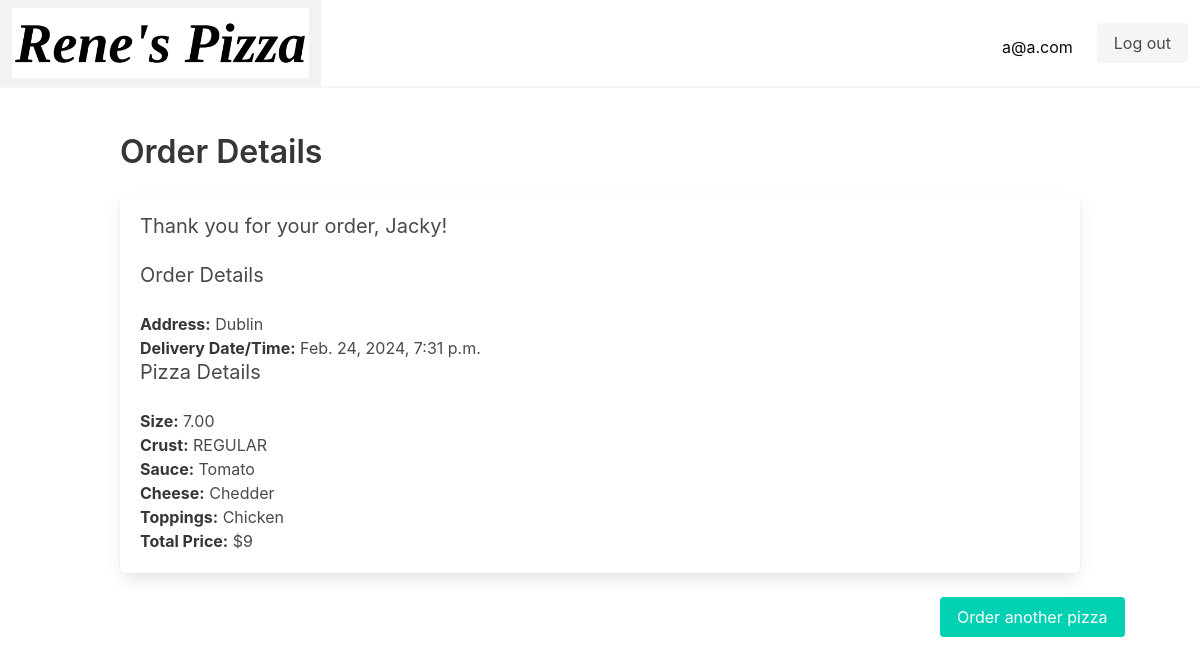
The page /previous_order/2/ (signed in) on the database its author committed.
### pizza/models.py (models this page shows, shortened)
class User(AbstractUser):
    id = models.AutoField(primary_key=True)
    email = models.EmailField('Email', unique=True)
    USERNAME_FIELD = 'email'
    REQUIRED_FIELDS = []
    objects = UserManager()

class Order(models.Model):
    id = models.AutoField(primary_key=True)
    name = models.CharField(max_length=100)
    pizza = models.ForeignKey(Pizza,null=True, on_delete=models.CASCADE)
    address = models.TextField(max_length=150,default="Dublin")
    card_number = models.PositiveBigIntegerField(default=0000000000000000, validators=[validate_length])
    expiry = models.ForeignKey(CardExpiry, on_delete=models.CASCADE)
    cvv = models.IntegerField(default=000, validators=[validate_cvv])
    user = models.ForeignKey(User, on_delete=models.CASCADE, default=1)
    date_ordered = models.DateTimeField(auto_now_add=True)

class Pizza(models.Model):
   id = models.AutoField(primary_key=True)
   pepperoni = models.BooleanField( verbose_name=('Pepperoni'), default=False)
   chicken = models.BooleanField(verbose_name=('Chicken'), default=False,)
   ham = models.BooleanField(verbose_name=('Ham'), default=False)
   pineapple = models.BooleanField(verbose_name=('Pineapple'), default=False)
   peppers = models.BooleanField(verbose_name=('Peppers'), default=False)
   mushrooms = models.BooleanField(verbose_name=('Mushrooms'), default=False)
   onions = models.BooleanField(verbose_name=('Onions'), default=False)
   crust = models.CharField(max_length=50, choices=Crust, default='REGULAR')
   sauce = models.ForeignKey(Sauce, null=True ,on_delete = models.CASCADE)
   cheese = models.ForeignKey(Cheese, null=True ,on_delete = models.CASCADE)
   size = models.ForeignKey(Size,null=True ,on_delete = models.CASCADE)
   def get_selected_toppings(self):
       selected_toppings= []
       if self.pepperoni == True:
           selected_toppings.append('Pepperoni')
       if self.chicken == True:
           selected_toppings.append('Chicken')
       if self.ham == True:
           selected_toppings.append('Ham')
       if self.pineapple == True:
           selected_toppings.append('Pineapple')
       if self.peppers == True:
           selected_toppings.append('Peppers')
       if self.mushrooms == True:
           selected_toppings.append('Mushrooms')
       if self.onions == True:
           selected_toppings.append('Onions')
       return selected_toppings
   def get_total_price(self):
       base_price = 8
       toppings_price = 1
       total_price = 0
       if self.size.size == 7:
           total_price += base_price
       if self.size.size == 9.50:
           total_price += base_price + 2
       if self.size.size == 11.5:
           total_price += base_price + 4
       if self.size.size == 13.5:
           total_price += base_price + 6
       total_price = total_price + (len(self.get_selected_toppings()) * toppings_price)
       return total_price

class Size(models.Model):
    id = models.AutoField(primary_key=True)
    size = models.DecimalField(max_digits=4, decimal_places=2, default=7)
    def __str__(self) -> str:
        return str(self.size)

class Sauce(models.Model):
    id = models.AutoField(primary_key=True)
    name = models.CharField(max_length=100)
    def __str__(self) -> str:
        return self.name

class Cheese(models.Model):
    id = models.AutoField(primary_key=True)
    name = models.CharField(max_length=100)
    def __str__(self) -> str:
        return self.name

### pizza/views.py (the view)
# urls.py: path('previous_order/<int:order_id>/', previous_order, name="previous_order"),
def previous_order(request, order_id):
    order = Order.objects.get(id=order_id)
    return render(request, 'previous_order.html', {'order': order})

### pizza/templates/previous_order.html
{% extends 'order.html' %}
{% block heading %}
Order Details
{% endblock %}
{% block options %}
<div class="columns is-mobile">
    <div class="column is-2 is-offset-10">
        <a href="{% url 'create_pizza' %}"><button class="button is-primary">Order another pizza</button></a>
    </div>
</div>
{% endblock %}

### pizza/templates/order.html
{% extends 'base.html' %}
{% block content %}
<section class="section">
  <div class="container">
      <h1 class="title">{% block heading %} {% endblock %}</h1>
      <div class="box">
          <h2 class="subtitle">Thank you for your order, {{ order.name }}!</h2>
          <h3 class="subtitle">Order Details</h3>
          <p><strong>Address:</strong> {{ order.address }}</p>
          <p><strong>Delivery Date/Time:</strong> {{ order.date_ordered }}</p>
          <h3 class="subtitle">Pizza Details</h3>
          <p><strong>Size:</strong> {{ order.pizza.size }}</p>
          <p><strong>Crust:</strong> {{ order.pizza.crust }}</p>
          <p><strong>Sauce:</strong> {{ order.pizza.sauce }}</p>
          <p><strong>Cheese:</strong> {{ order.pizza.cheese }}</p>
          <p><strong>Toppings:</strong> {{ order.pizza.get_selected_toppings|join:", " }}</p>
          <p><strong>Total Price:</strong> ${{ order.pizza.get_total_price }}</p>
      </div>
      {% block options %}
{% endblock %}
  </div>
</section>
{% endblock %}

### pizza/templates/base.html (shortened to what this page needs)
{% load static %}
<html>
	<head>
        <link rel="stylesheet" href="https://cdn.jsdelivr.net/npm/bulma@0.9.4/css/bulma.min.css">
	</head>
	<body>
		<nav class="navbar has-shadow is-white">
			<div class="navbar-brand">
				<a class="navbar-item" href="{% if user.is_authenticated %}{% url 'index' %}{% else %}{% url 'welcome' %}{% endif %}">
					<img src="{% static 'pizza_logo.png' %}"  style="max-height: 70px;">
				  </a>
			</div>
			<div class="navbar-menu" id="navMenu">
				<div class="navbar-end">
					<div class="navbar-item">
						<div class="buttons">
							{% if user.is_authenticated %}
							<div class="mr-5"><span class="is-size-6 is-black">{{ user.email }}</span></div>
							<a href="{% url 'logout' %}" class="button is-light">
								Log out
							</a>
						{% endif %}
						</div>
					  </div>
				</div>
			</div>
		</nav>
		{% block content %}
    {% endblock %}
	</body>
</html>

### rows shown on the page
User: email "a@a.com"
Order: name "Jacky", address "Dublin", date_ordered "Feb. 24, 2024, 7:31 p.m.", pizza.size "7.00", pizza.crust "REGULAR", pizza.sauce "Tomato", pizza.cheese "Chedder", pizza.get_selected_toppings "Chicken", pizza.get_total_price "9"
